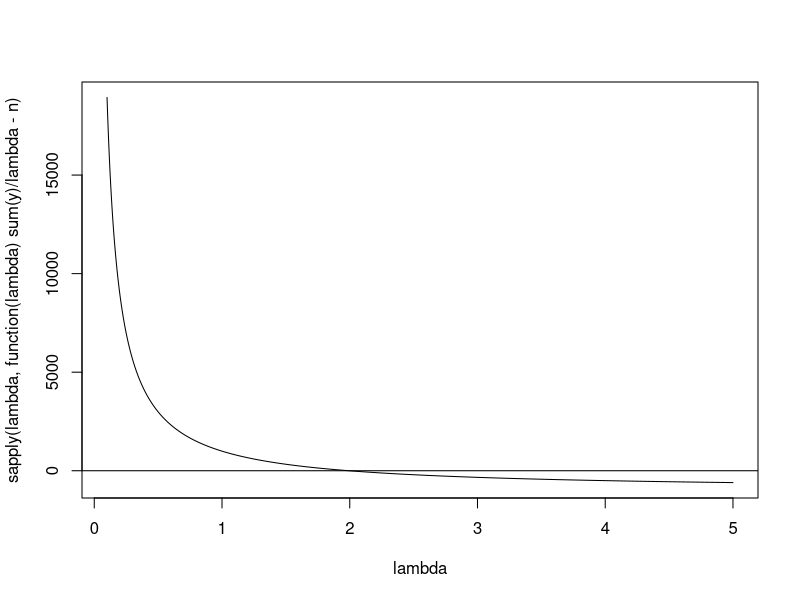

Here is the R script that generated this plot:
#################################################################
# Newton Raphson optimization algorithm
# Lab 2, 15.9.14
# Quant III, Elad Zippory
#################################################################


# Newton Raphson for Poisson
rm(list=ls())
set.seed(123)
n <- 1000

y <- rpois(n = n,lambda =  2)

lambda <- seq(0.1, 5, length=1000)
plot(lambda, sapply(lambda, function(lambda) sum(y)/lambda-n),type = "l")
abline(h=0)

step <- function(lambda) lambda + (sum(y)/lambda-n)/(sum(y)/lambda^2)

s    <- .5
s    <- step(s)
s

# now in a while loop:
thrs <- .00000001
while (abs(step(s)-s)>thrs) 
{
  print(s)
  s <- step(s)
}
